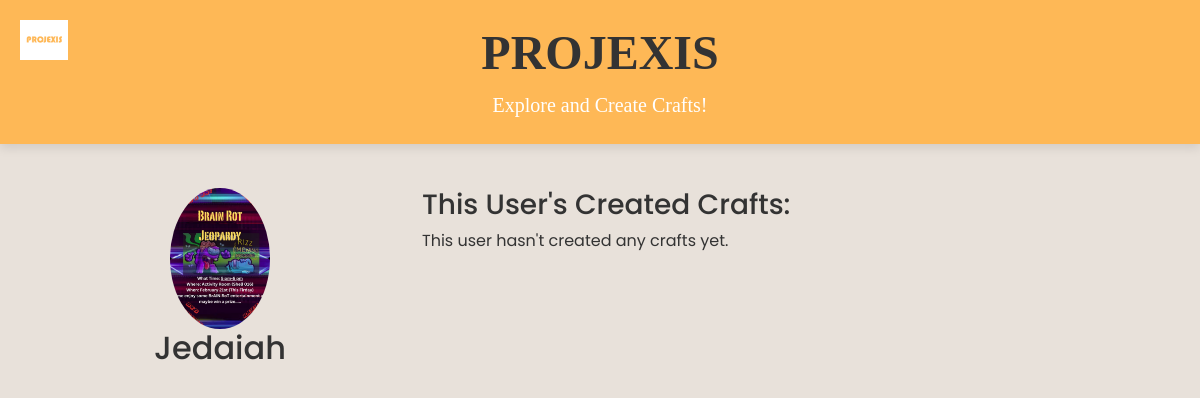
The app's page /accounts/4/view/, older data.
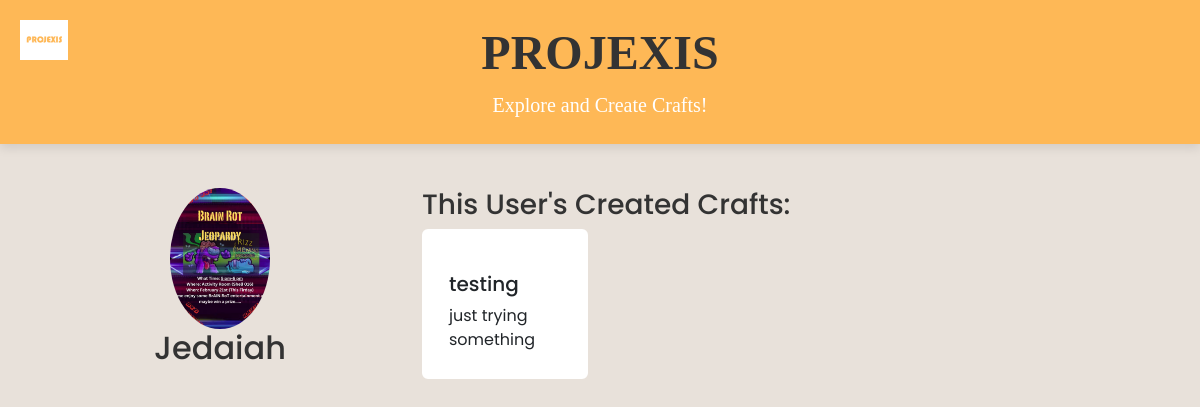
The same page, newer data.
### Media/models.py (models this page shows, shortened)
class CraftIdeaModel(models.Model):
    id = models.AutoField(primary_key=True)
    title = models.CharField(max_length=200)
    userThatUploaded = models.ForeignKey(User, on_delete=models.CASCADE)  # okay I have no idea if this is right but hey lets give it a shot
    description = models.TextField()
    image = models.ImageField(upload_to='movie_images/', null=True, blank=True) # horrible name but what can you do
    video = models.URLField(max_length=500, null=True, blank=True)  # horrible name again...

### accounts/views.py (the view)
# urls.py: path('<int:id>/view/', views.view_profile, name='view_profile'),
def view_profile(request, id):
    thisProfile = get_object_or_404(Profile, pk=id)
    thisUser_crafts = thisProfile.user_crafts.all()
    context = {
        'thisProfile': thisProfile,
        'user_crafts': thisUser_crafts,
    }
    return render(request, 'accounts/view_profile.html', context)

### accounts/templates/accounts/view_profile.html (shortened to what this page needs)
{% extends 'base.html' %}
{% block content %}
<div class="container mt-4">
    <div class="row">
        <div class="col-md-4 text-center">
            {% if thisProfile.picture %}
                <img src="{{ thisProfile.picture.url }}" alt="Profile Picture" class="rounded-circle" width="100">
            {% else %}
                <img src="/CraftSite/static/img/Default.png" alt="Default Profile Picture" class="rounded-circle" width="100">
            {% endif %}
            <h2>{{ thisProfile.user.username }}</h2>
        </div>
        <div class="col-md-8">
            <h3>This User's Created Crafts:</h3>
            {% if user_crafts %}
                <div class="row">
                    {% for craft in user_crafts %}
                        <div class="col-md-4 col-lg-3 mb-2">
                            <div class="p-2 card align-items-center pt-4">
                                <div class="card-body">
                                    <h5 class="card-title">{{ craft.title }}</h5>
                                    <p class="card-text">{{ craft.description|truncatechars:100 }}</p>
                                </div>
                            </div>
                        </div>
                    {% endfor %}
                </div>
            {% else %}
                <p>This user hasn't created any crafts yet.</p>
            {% endif %}
        </div>
    </div>
</div>
{% endblock content %}

Row changes from the older to the newer data that the page shows:
added CraftIdeaModel: title "testing", description "just trying something"
Text that changed along with them:
text no longer shown: "This user hasn't created any crafts yet."
